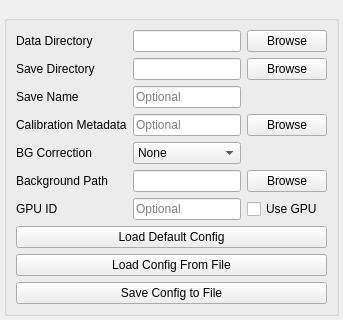
                <widget class="QWidget" name="general">
                 <attribute name="title">
                  <string>General</string>
                 </attribute>
                 <layout class="QGridLayout" name="gridLayout_10">
                  <property name="leftMargin">
                   <number>4</number>
                  </property>
                  <property name="topMargin">
                   <number>15</number>
                  </property>
                  <property name="rightMargin">
                   <number>4</number>
                  </property>
                  <property name="bottomMargin">
                   <number>4</number>
                  </property>
                  <property name="verticalSpacing">
                   <number>20</number>
                  </property>
                  <item row="0" column="0" alignment="Qt::AlignTop">
                   <widget class="QGroupBox" name="groupBox">
                    <property name="title">
                     <string/>
                    </property>
                    <layout class="QGridLayout" name="gridLayout_20">
                     <item row="0" column="0">
                      <widget class="QLabel" name="label_data_dir">
                       <property name="font">
                        <font>
                         <weight>50</weight>
                         <italic>false</italic>
                         <bold>false</bold>
                        </font>
                       </property>
                       <property name="text">
                        <string>Data Directory</string>
                       </property>
                      </widget>
                     </item>
                     <item row="0" column="1">
                      <widget class="QLineEdit" name="le_data_dir">
                       <property name="placeholderText">
                        <string/>
                       </property>
                      </widget>
                     </item>
                     <item row="0" column="2">
                      <widget class="QPushButton" name="qbutton_browse_data_dir">
                       <property name="font">
                        <font>
                         <weight>50</weight>
                         <italic>false</italic>
                         <bold>false</bold>
                        </font>
                       </property>
                       <property name="text">
                        <string>Browse</string>
                       </property>
                      </widget>
                     </item>
                     <item row="1" column="0">
                      <widget class="QLabel" name="label_save_dir">
                       <property name="font">
                        <font>
                         <weight>50</weight>
                         <italic>false</italic>
                         <bold>false</bold>
                        </font>
                       </property>
                       <property name="text">
                        <string>Save Directory</string>
                       </property>
                      </widget>
                     </item>
                     <item row="1" column="1">
                      <widget class="QLineEdit" name="le_save_dir">
                       <property name="placeholderText">
                        <string/>
                       </property>
                      </widget>
                     </item>
                     <item row="1" column="2">
                      <widget class="QPushButton" name="qbutton_browse_save_dir">
                       <property name="font">
                        <font>
                         <weight>50</weight>
                         <italic>false</italic>
                         <bold>false</bold>
                        </font>
                       </property>
                       <property name="text">
                        <string>Browse</string>
                       </property>
                      </widget>
                     </item>
                     <item row="2" column="0">
                      <widget class="QLabel" name="label_data_save_name">
                       <property name="text">
                        <string>Save Name</string>
                       </property>
                      </widget>
                     </item>
                     <item row="2" column="1">
                      <widget class="QLineEdit" name="le_data_save_name">
                       <property name="sizePolicy">
                        <sizepolicy hsizetype="Preferred" vsizetype="Fixed">
                         <horstretch>0</horstretch>
                         <verstretch>0</verstretch>
                        </sizepolicy>
                       </property>
                       <property name="text">
                        <string/>
                       </property>
                       <property name="placeholderText">
                        <string>Optional</string>
                       </property>
                      </widget>
                     </item>
                     <item row="3" column="0">
                      <widget class="QLabel" name="label_calib_meta">
                       <property name="text">
                        <string>Calibration Metadata</string>
                       </property>
                      </widget>
                     </item>
                     <item row="3" column="1">
                      <widget class="QLineEdit" name="le_calibration_metadata">
                       <property name="font">
                        <font>
                         <weight>50</weight>
                         <italic>false</italic>
                         <bold>false</bold>
                        </font>
                       </property>
                       <property name="inputMask">
                        <string/>
                       </property>
                       <property name="placeholderText">
                        <string>Optional</string>
                       </property>
                      </widget>
                     </item>
                     <item row="3" column="2">
                      <widget class="QPushButton" name="qbutton_browse_calib_meta">
                       <property name="text">
                        <string>Browse</string>
                       </property>
                      </widget>
                     </item>
                     <item row="4" column="0">
                      <widget class="QLabel" name="label_bg_method">
                       <property name="text">
                        <string>BG Correction</string>
                       </property>
                      </widget>
                     </item>
                     <item row="4" column="1">
                      <widget class="QComboBox" name="cb_bg_method">
                       <property name="focusPolicy">
                        <enum>Qt::StrongFocus</enum>
                       </property>
                       <item>
                        <property name="text">
                         <string>None</string>
                        </property>
                       </item>
                       <item>
                        <property name="text">
                         <string>Global</string>
                        </property>
                       </item>
                       <item>
                        <property name="text">
                         <string>Local Fit</string>
                        </property>
                       </item>
                      </widget>
                     </item>
                     <item row="5" column="0">
                      <widget class="QLabel" name="label_bg_path">
                       <property name="text">
                        <string>Background Path</string>
                       </property>
                      </widget>
                     </item>
                     <item row="5" column="1">
                      <widget class="QLineEdit" name="le_bg_path">
                       <property name="placeholderText">
                        <string/>
                       </property>
                      </widget>
                     </item>
                     <item row="5" column="2">
                      <widget class="QPushButton" name="qbutton_browse_bg_path">
                       <property name="text">
                        <string>Browse</string>
                       </property>
                      </widget>
                     </item>
                     <item row="6" column="0">
                      <widget class="QLabel" name="label_gpu_id">
                       <property name="text">
                        <string>GPU ID</string>
                       </property>
                       <property name="alignment">
                        <set>Qt::AlignLeading|Qt::AlignLeft|Qt::AlignVCenter</set>
                       </property>
                      </widget>
                     </item>
                     <item row="6" column="1">
                      <widget class="QLineEdit" name="le_gpu_id">
                       <property name="sizePolicy">
                        <sizepolicy hsizetype="Preferred" vsizetype="Fixed">
                         <horstretch>0</horstretch>
                         <verstretch>0</verstretch>
                        </sizepolicy>
                       </property>
                       <property name="placeholderText">
                        <string>Optional</string>
                       </property>
                      </widget>
                     </item>
                     <item row="6" column="2">
                      <widget class="QCheckBox" name="chb_use_gpu">
                       <property name="text">
                        <string>Use GPU</string>
                       </property>
                      </widget>
                     </item>
                     <item row="7" column="0" colspan="3">
                      <widget class="QPushButton" name="qbutton_load_default_config">
                       <property name="sizePolicy">
                        <sizepolicy hsizetype="Preferred" vsizetype="Fixed">
                         <horstretch>0</horstretch>
                         <verstretch>0</verstretch>
                        </sizepolicy>
                       </property>
                       <property name="text">
                        <string>Load Default Config</string>
                       </property>
                      </widget>
                     </item>
                     <item row="8" column="0" colspan="3">
                      <widget class="QPushButton" name="qbutton_load_config">
                       <property name="sizePolicy">
                        <sizepolicy hsizetype="Preferred" vsizetype="Fixed">
                         <horstretch>0</horstretch>
                         <verstretch>0</verstretch>
                        </sizepolicy>
                       </property>
                       <property name="text">
                        <string>Load Config From File</string>
                       </property>
                      </widget>
                     </item>
                     <item row="9" column="0" colspan="3">
                      <widget class="QPushButton" name="qbutton_save_config">
                       <property name="sizePolicy">
                        <sizepolicy hsizetype="Preferred" vsizetype="Fixed">
                         <horstretch>0</horstretch>
                         <verstretch>0</verstretch>
                        </sizepolicy>
                       </property>
                       <property name="text">
                        <string>Save Config to File</string>
                       </property>
                      </widget>
                     </item>
                    </layout>
                   </widget>
                  </item>
                 </layout>
                </widget>
